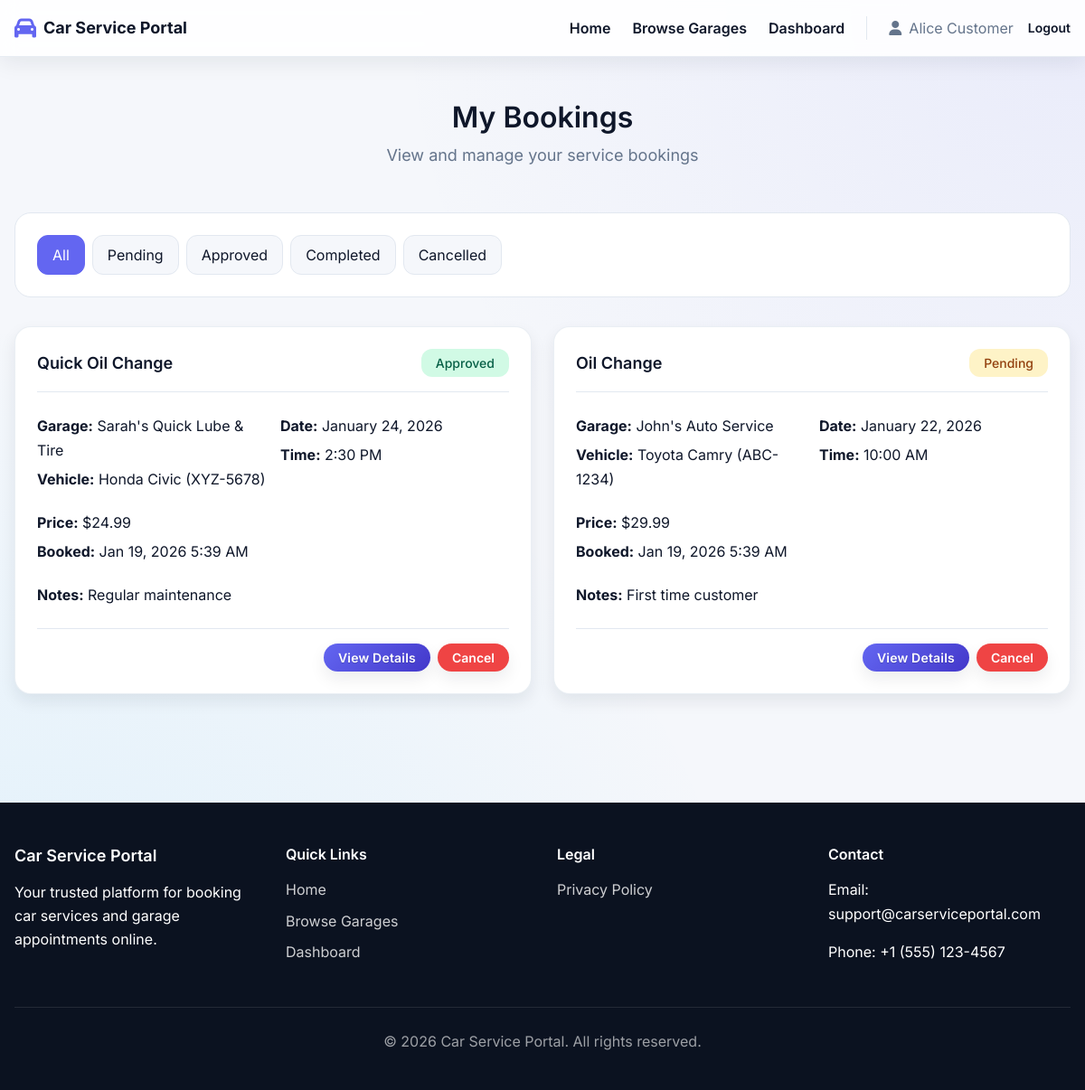
Page /bookings.php (signed in) on the committed database.
### tables this page shows
CREATE TABLE IF NOT EXISTS bookings (
    id INT AUTO_INCREMENT PRIMARY KEY,
    user_id INT NOT NULL,
    garage_id INT NOT NULL,
    service_id INT NOT NULL,
    vehicle_id INT NOT NULL,
    booking_date DATE NOT NULL,
    booking_time TIME NOT NULL,
    status ENUM('pending', 'approved', 'rejected', 'completed', 'cancelled') NOT NULL DEFAULT 'pending',
    notes TEXT,
    created_at TIMESTAMP DEFAULT CURRENT_TIMESTAMP,
    updated_at TIMESTAMP DEFAULT CURRENT_TIMESTAMP ON UPDATE CURRENT_TIMESTAMP,
    FOREIGN KEY (user_id) REFERENCES users(id) ON DELETE CASCADE,
    FOREIGN KEY (garage_id) REFERENCES garages(id) ON DELETE CASCADE,
    FOREIGN KEY (service_id) REFERENCES services(id) ON DELETE CASCADE,
    FOREIGN KEY (vehicle_id) REFERENCES vehicles(id) ON DELETE CASCADE,
    INDEX idx_user (user_id),
    INDEX idx_garage (garage_id),
    INDEX idx_status (status),
    INDEX idx_date (booking_date)
);

CREATE TABLE IF NOT EXISTS services (
    id INT AUTO_INCREMENT PRIMARY KEY,
    garage_id INT NOT NULL,
    name VARCHAR(200) NOT NULL,
    description TEXT,
    price DECIMAL(10, 2) NOT NULL,
    duration_minutes INT NOT NULL DEFAULT 60,
    status ENUM('active', 'inactive') NOT NULL DEFAULT 'active',
    created_at TIMESTAMP DEFAULT CURRENT_TIMESTAMP,
    updated_at TIMESTAMP DEFAULT CURRENT_TIMESTAMP ON UPDATE CURRENT_TIMESTAMP,
    FOREIGN KEY (garage_id) REFERENCES garages(id) ON DELETE CASCADE,
    INDEX idx_garage (garage_id),
    INDEX idx_status (status)
);

CREATE TABLE IF NOT EXISTS garages (
    id INT AUTO_INCREMENT PRIMARY KEY,
    owner_user_id INT NOT NULL,
    name VARCHAR(200) NOT NULL,
    address TEXT NOT NULL,
    phone VARCHAR(20) NOT NULL,
    email VARCHAR(100),
    description TEXT,
    status ENUM('active', 'inactive') NOT NULL DEFAULT 'active',
    created_at TIMESTAMP DEFAULT CURRENT_TIMESTAMP,
    updated_at TIMESTAMP DEFAULT CURRENT_TIMESTAMP ON UPDATE CURRENT_TIMESTAMP,
    FOREIGN KEY (owner_user_id) REFERENCES users(id) ON DELETE CASCADE,
    INDEX idx_owner (owner_user_id),
    INDEX idx_status (status)
);

CREATE TABLE IF NOT EXISTS vehicles (
    id INT AUTO_INCREMENT PRIMARY KEY,
    user_id INT NOT NULL,
    make VARCHAR(50) NOT NULL,
    model VARCHAR(50) NOT NULL,
    year INT NOT NULL,
    license_plate VARCHAR(20) NOT NULL,
    color VARCHAR(30),
    created_at TIMESTAMP DEFAULT CURRENT_TIMESTAMP,
    updated_at TIMESTAMP DEFAULT CURRENT_TIMESTAMP ON UPDATE CURRENT_TIMESTAMP,
    FOREIGN KEY (user_id) REFERENCES users(id) ON DELETE CASCADE,
    INDEX idx_user (user_id),
    UNIQUE KEY unique_license (user_id, license_plate)
);

### public/bookings.php (the view, shortened to what this page needs)
<?php
$userId = getCurrentUserId();
$pdo = getDBConnection();
$statusFilter = $_GET['status'] ?? 'all';
$query = "SELECT b.*, g.name as garage_name, s.name as service_name, s.price,
          v.make, v.model, v.license_plate
          FROM bookings b
          JOIN garages g ON b.garage_id = g.id
          JOIN services s ON b.service_id = s.id
          JOIN vehicles v ON b.vehicle_id = v.id
          WHERE b.user_id = ?";
$params = [$userId];
$query .= " ORDER BY b.booking_date DESC, b.booking_time DESC";
$stmt = $pdo->prepare($query);
$stmt->execute($params);
$bookings = $stmt->fetchAll();
include __DIR__ . '/../includes/header.php';
?>
<main class="main-content py-12">
    <div class="container max-w-6xl mx-auto px-4">
        <div class="page-header text-center">
            <h1 class="page-title text-3xl font-semibold text-slate-900">My Bookings</h1>
            <p class="page-subtitle text-sm text-slate-500">View and manage your service bookings</p>
        </div>
        <div class="filters-section rounded-2xl border border-slate-200 bg-white p-4 shadow-sm">
            <div class="status-filters flex flex-wrap gap-2">
                <a href="/bookings.php?status=all" class="filter-btn rounded-full px-4 py-1 text-sm <?php echo $statusFilter === 'all' ? 'active bg-blue-600 text-white' : 'bg-slate-100 text-slate-600 hover:bg-slate-200'; ?>">All</a>
                <a href="/bookings.php?status=pending" class="filter-btn rounded-full px-4 py-1 text-sm <?php echo $statusFilter === 'pending' ? 'active bg-blue-600 text-white' : 'bg-slate-100 text-slate-600 hover:bg-slate-200'; ?>">Pending</a>
                <a href="/bookings.php?status=approved" class="filter-btn rounded-full px-4 py-1 text-sm <?php echo $statusFilter === 'approved' ? 'active bg-blue-600 text-white' : 'bg-slate-100 text-slate-600 hover:bg-slate-200'; ?>">Approved</a>
                <a href="/bookings.php?status=completed" class="filter-btn rounded-full px-4 py-1 text-sm <?php echo $statusFilter === 'completed' ? 'active bg-blue-600 text-white' : 'bg-slate-100 text-slate-600 hover:bg-slate-200'; ?>">Completed</a>
                <a href="/bookings.php?status=cancelled" class="filter-btn rounded-full px-4 py-1 text-sm <?php echo $statusFilter === 'cancelled' ? 'active bg-blue-600 text-white' : 'bg-slate-100 text-slate-600 hover:bg-slate-200'; ?>">Cancelled</a>
            </div>
        </div>
        <div class="bookings-section">
            <?php if (empty($bookings)): ?>
                <div class="empty-state">
                    <i class="fas fa-calendar-times"></i>
                    <p>No bookings found<?php echo $statusFilter !== 'all' ? ' with status "' . $statusFilter . '"' : ''; ?>.</p>
                    <a href="/garages.php" class="btn btn-primary">Browse Garages</a>
                </div>
            <?php else: ?>
                <div class="bookings-list mt-6 grid gap-4 md:grid-cols-2">
                    <?php foreach ($bookings as $booking): ?>
                        <div class="booking-card rounded-2xl border border-slate-200 bg-white p-5 shadow-sm">
                            <div class="booking-header flex items-center justify-between border-b border-slate-100 pb-3">
                                <h3 class="text-lg font-semibold text-slate-900"><?php echo htmlspecialchars($booking['service_name']); ?></h3>
                                <span class="status-badge status-<?php echo $booking['status']; ?>">
                                    <?php echo ucfirst($booking['status']); ?>
                                </span>
                            </div>
                            <div class="booking-body mt-3 text-sm text-slate-600">
                                <div class="booking-info-grid grid gap-4 md:grid-cols-3">
                                    <div>
                                        <p><strong>Garage:</strong> <?php echo htmlspecialchars($booking['garage_name']); ?></p>
                                        <p><strong>Vehicle:</strong> <?php echo htmlspecialchars($booking['make'] . ' ' . $booking['model'] . ' (' . $booking['license_plate'] . ')'); ?></p>
                                    </div>
                                    <div>
                                        <p><strong>Date:</strong> <?php echo date('F j, Y', strtotime($booking['booking_date'])); ?></p>
                                        <p><strong>Time:</strong> <?php echo date('g:i A', strtotime($booking['booking_time'])); ?></p>
                                    </div>
                                    <div>
                                        <p><strong>Price:</strong> $<?php echo number_format($booking['price'], 2); ?></p>
                                        <p><strong>Booked:</strong> <?php echo date('M j, Y g:i A', strtotime($booking['created_at'])); ?></p>
                                    </div>
                                </div>
                                <?php if ($booking['notes']): ?>
                                    <div class="booking-notes mt-3 rounded-xl bg-slate-50 p-3 text-xs text-slate-600">
                                        <strong>Notes:</strong> <?php echo htmlspecialchars($booking['notes']); ?>
                                    </div>
                                <?php endif; ?>
                            </div>
                            <div class="booking-footer mt-4 flex flex-wrap justify-end gap-2">
                                <a href="/booking_detail.php?id=<?php echo $booking['id']; ?>" class="btn btn-sm btn-primary rounded-xl bg-blue-600 px-3 py-2 text-white hover:bg-blue-700">View Details</a>
                                <?php if ($booking['status'] === 'pending' || $booking['status'] === 'approved'): ?>
                                    <a href="/cancel_booking.php?id=<?php echo $booking['id']; ?>"
                                       class="btn btn-sm btn-danger rounded-xl bg-rose-600 px-3 py-2 text-white hover:bg-rose-700"
                                       onclick="return confirm('Are you sure you want to cancel this booking?');">Cancel</a>
                                <?php endif; ?>
                            </div>
                        </div>
                    <?php endforeach; ?>
                </div>
            <?php endif; ?>
        </div>
    </div>
</main>
<?php include __DIR__ . '/../includes/footer.php'; ?>

### rows in the picture
bookings: service.name "Quick Oil Change", status "Approved", garage.name "Sarah's Quick Lube & Tire", vehicle.license_plate "Honda Civic (XYZ-5678)", booking_date "January 24, 2026", booking_time "2:30 PM", service.price "24.99", created_at "Jan 19, 2026 5:39 AM", notes "Regular maintenance"
bookings: service.name "Oil Change", status "Pending", garage.name "John's Auto Service", vehicle.license_plate "Toyota Camry (ABC-1234)", booking_date "January 22, 2026", booking_time "10:00 AM", service.price "29.99", created_at "Jan 19, 2026 5:39 AM", notes "First time customer"

### other values in the picture
$_SESSION['user_name'] "Alice Customer"
